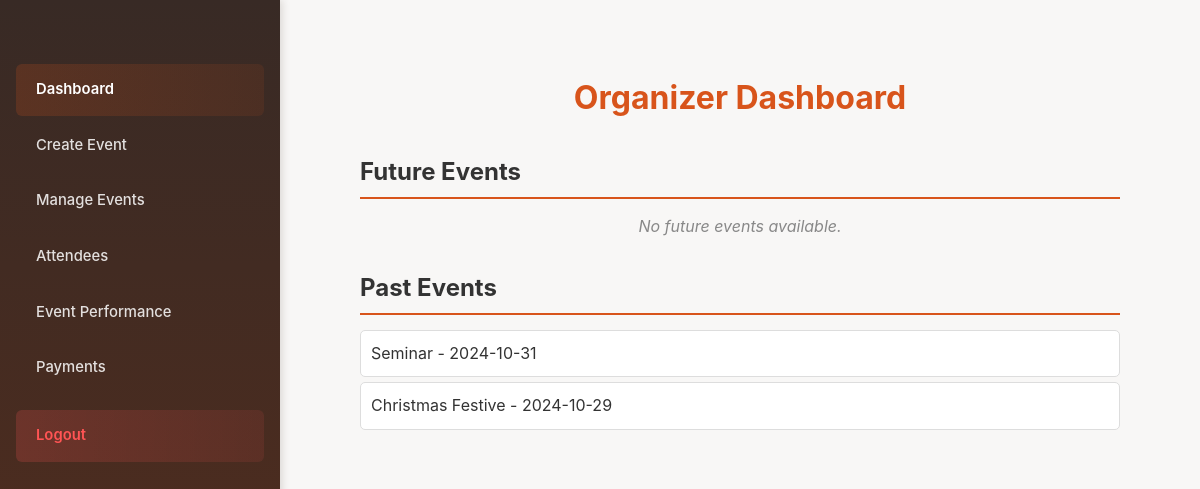
The app's page /organizer_dashboard/ (signed in), older data.
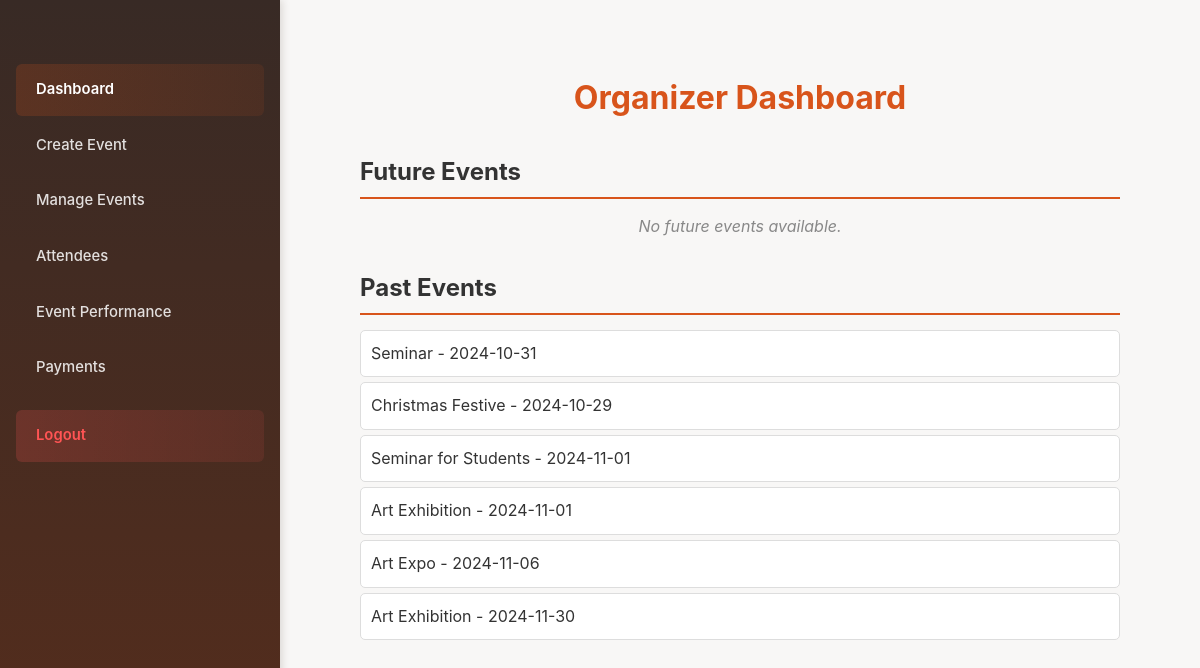
The same page, newer data.
### myApp/models.py (models this page shows, shortened)
class Event(models.Model):
    name=models.CharField(max_length=50)
    desc=models.CharField(max_length=50)
    img = models.ImageField(upload_to='myProject/pic/pic/')
    date = models.DateField(default=timezone.now)
    time = models.TimeField(default=timezone.now)
    location = models.CharField(max_length=255, default='Unknown')
    ticket_template = models.ImageField(upload_to='myProject/pic/pic/', blank=True, null=True)
    number_of_tickets = models.PositiveIntegerField(null=True, blank=True)  # New field for tickets available
    booked_tickets = models.IntegerField(default=0)
    ticket_price = models.DecimalField(max_digits=10, decimal_places=2, null=True, blank=True)  # New field for ticket price
    organizer = models.ForeignKey(User, on_delete=models.CASCADE,default=1)  # Link to user who submits
    approved = models.BooleanField(default=False)  # Admin approval flag
    is_free = models.BooleanField(default=False)
    latitude = models.FloatField(null=True, blank=True)  # New field for latitude
    longitude = models.FloatField(null=True, blank=True)  # New field for longitude

### myApp/views.py (the view)
# urls.py: path("organizer_dashboard/", views.organizer_dashboard, name="organizer_dashboard"),
@login_required
def organizer_dashboard(request):
    organizer = request.user
    events = Event.objects.filter(organizer=organizer)
    current_date = timezone.now().date()
    future_events = []
    past_events = []
    for event in events:
        if event.date < current_date:
            past_events.append(event)
        else:
            future_events.append(event)
    context = {
        'future_events': future_events,
        'past_events': past_events,
    }
    return render(request, 'organizer_dashboard.html', context)

### myApp/templates/myApp/organizer_dashboard.html (shortened to what this page needs)
{% extends "base_organizer.html" %}
{% block content %}
<div class="organizer-dashboard">
    <h1>Organizer Dashboard</h1>
    <h2>Future Events</h2>
    {% if future_events %}
        <ul>
            {% for event in future_events %}
                <li>{{ event.name }} - {{ event.date|date:"Y-m-d" }}</li>
            {% endfor %}
        </ul>
    {% else %}
        <p>No future events available.</p>
    {% endif %}
    <h2>Past Events</h2>
    {% if past_events %}
        <ul>
            {% for event in past_events %}
                <li>{{ event.name }} - {{ event.date|date:"Y-m-d" }}</li>
            {% endfor %}
        </ul>
    {% else %}
        <p>No past events available.</p>
    {% endif %}
</div>
{% endblock %}

Row changes from the older to the newer data that the page shows:
added Event: name "Seminar for Students", date "2024-11-01"
added Event: name "Art Exhibition", date "2024-11-01"
added Event: name "Art Expo", date "2024-11-06"
added Event: name "Art Exhibition", date "2024-11-30"
